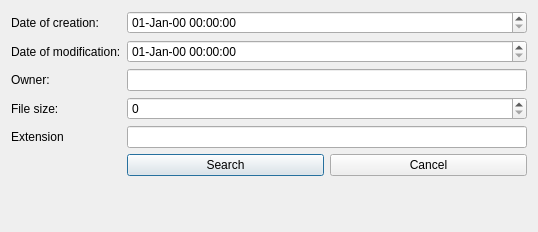
<?xml version="1.0" encoding="UTF-8"?>
<ui version="4.0">
 <class>WindowMetadataSearch</class>
 <widget class="QDialog" name="WindowMetadataSearch">
  <property name="geometry">
   <rect>
    <x>0</x>
    <y>0</y>
    <width>538</width>
    <height>232</height>
   </rect>
  </property>
  <property name="windowTitle">
   <string>Dialog</string>
  </property>
  <layout class="QFormLayout" name="formLayout">
   <item row="0" column="0">
    <widget class="QLabel" name="label_dateCreation">
     <property name="sizePolicy">
      <sizepolicy hsizetype="Preferred" vsizetype="Minimum">
       <horstretch>0</horstretch>
       <verstretch>0</verstretch>
      </sizepolicy>
     </property>
     <property name="text">
      <string>Date of creation:</string>
     </property>
    </widget>
   </item>
   <item row="0" column="1">
    <widget class="QDateTimeEdit" name="dateTimeEdit_creation">
     <property name="sizePolicy">
      <sizepolicy hsizetype="Minimum" vsizetype="Minimum">
       <horstretch>0</horstretch>
       <verstretch>0</verstretch>
      </sizepolicy>
     </property>
     <property name="displayFormat">
      <string>dd-MMM-yy HH:mm:ss</string>
     </property>
    </widget>
   </item>
   <item row="1" column="0">
    <widget class="QLabel" name="label_dateModification">
     <property name="sizePolicy">
      <sizepolicy hsizetype="Preferred" vsizetype="Minimum">
       <horstretch>0</horstretch>
       <verstretch>0</verstretch>
      </sizepolicy>
     </property>
     <property name="text">
      <string>Date of modification:</string>
     </property>
    </widget>
   </item>
   <item row="1" column="1">
    <widget class="QDateTimeEdit" name="dateTimeEdit_modification">
     <property name="sizePolicy">
      <sizepolicy hsizetype="Minimum" vsizetype="Minimum">
       <horstretch>0</horstretch>
       <verstretch>0</verstretch>
      </sizepolicy>
     </property>
     <property name="displayFormat">
      <string>dd-MMM-yy HH:mm:ss</string>
     </property>
    </widget>
   </item>
   <item row="2" column="0">
    <widget class="QLabel" name="label_owner">
     <property name="sizePolicy">
      <sizepolicy hsizetype="Preferred" vsizetype="Minimum">
       <horstretch>0</horstretch>
       <verstretch>0</verstretch>
      </sizepolicy>
     </property>
     <property name="text">
      <string>Owner:</string>
     </property>
    </widget>
   </item>
   <item row="2" column="1">
    <widget class="QLineEdit" name="lineEdit_owner">
     <property name="sizePolicy">
      <sizepolicy hsizetype="Expanding" vsizetype="Minimum">
       <horstretch>0</horstretch>
       <verstretch>0</verstretch>
      </sizepolicy>
     </property>
    </widget>
   </item>
   <item row="3" column="0">
    <widget class="QLabel" name="label_length">
     <property name="sizePolicy">
      <sizepolicy hsizetype="Preferred" vsizetype="Minimum">
       <horstretch>0</horstretch>
       <verstretch>0</verstretch>
      </sizepolicy>
     </property>
     <property name="text">
      <string>File size:</string>
     </property>
    </widget>
   </item>
   <item row="3" column="1">
    <widget class="QSpinBox" name="spinBox_length">
     <property name="enabled">
      <bool>true</bool>
     </property>
     <property name="sizePolicy">
      <sizepolicy hsizetype="Minimum" vsizetype="Minimum">
       <horstretch>0</horstretch>
       <verstretch>0</verstretch>
      </sizepolicy>
     </property>
    </widget>
   </item>
   <item row="4" column="0">
    <widget class="QLabel" name="label_extension">
     <property name="sizePolicy">
      <sizepolicy hsizetype="Preferred" vsizetype="Minimum">
       <horstretch>0</horstretch>
       <verstretch>0</verstretch>
      </sizepolicy>
     </property>
     <property name="text">
      <string>Extension</string>
     </property>
    </widget>
   </item>
   <item row="4" column="1">
    <widget class="QLineEdit" name="lineEdit_extension">
     <property name="sizePolicy">
      <sizepolicy hsizetype="Expanding" vsizetype="Minimum">
       <horstretch>0</horstretch>
       <verstretch>0</verstretch>
      </sizepolicy>
     </property>
    </widget>
   </item>
   <item row="12" column="1">
    <layout class="QHBoxLayout" name="horizontalLayout">
     <item>
      <widget class="QPushButton" name="button_search">
       <property name="sizePolicy">
        <sizepolicy hsizetype="Minimum" vsizetype="Minimum">
         <horstretch>0</horstretch>
         <verstretch>0</verstretch>
        </sizepolicy>
       </property>
       <property name="text">
        <string>Search</string>
       </property>
      </widget>
     </item>
     <item>
      <widget class="QPushButton" name="pushButton_cancel">
       <property name="sizePolicy">
        <sizepolicy hsizetype="Minimum" vsizetype="Minimum">
         <horstretch>0</horstretch>
         <verstretch>0</verstretch>
        </sizepolicy>
       </property>
       <property name="text">
        <string>Cancel</string>
       </property>
      </widget>
     </item>
    </layout>
   </item>
  </layout>
 </widget>
 <resources/>
 <connections/>
</ui>
